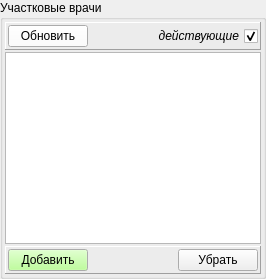
                     <widget class="QGroupBox" name="groupBox_3">
                      <property name="title">
                       <string>Участковые врачи</string>
                      </property>
                      <layout class="QVBoxLayout" name="verticalLayout_2">
                       <property name="spacing">
                        <number>2</number>
                       </property>
                       <property name="leftMargin">
                        <number>2</number>
                       </property>
                       <property name="topMargin">
                        <number>2</number>
                       </property>
                       <property name="rightMargin">
                        <number>2</number>
                       </property>
                       <property name="bottomMargin">
                        <number>2</number>
                       </property>
                       <item>
                        <widget class="QFrame" name="pan_dn_medparts_2">
                         <property name="frameShape">
                          <enum>QFrame::Panel</enum>
                         </property>
                         <property name="frameShadow">
                          <enum>QFrame::Raised</enum>
                         </property>
                         <layout class="QHBoxLayout" name="horizontalLayout_25">
                          <property name="spacing">
                           <number>2</number>
                          </property>
                          <property name="leftMargin">
                           <number>2</number>
                          </property>
                          <property name="topMargin">
                           <number>2</number>
                          </property>
                          <property name="rightMargin">
                           <number>2</number>
                          </property>
                          <property name="bottomMargin">
                           <number>2</number>
                          </property>
                          <item>
                           <widget class="QPushButton" name="bn_refresh_medsite_ters">
                            <property name="palette">
                             <palette>
                              <active>
                               <colorrole role="Button">
                                <brush brushstyle="SolidPattern">
                                 <color alpha="255">
                                  <red>255</red>
                                  <green>255</green>
                                  <blue>255</blue>
                                 </color>
                                </brush>
                               </colorrole>
                              </active>
                              <inactive>
                               <colorrole role="Button">
                                <brush brushstyle="SolidPattern">
                                 <color alpha="255">
                                  <red>255</red>
                                  <green>255</green>
                                  <blue>255</blue>
                                 </color>
                                </brush>
                               </colorrole>
                              </inactive>
                              <disabled>
                               <colorrole role="Button">
                                <brush brushstyle="SolidPattern">
                                 <color alpha="255">
                                  <red>255</red>
                                  <green>255</green>
                                  <blue>255</blue>
                                 </color>
                                </brush>
                               </colorrole>
                              </disabled>
                             </palette>
                            </property>
                            <property name="text">
                             <string>Обновить</string>
                            </property>
                           </widget>
                          </item>
                          <item>
                           <spacer name="horizontalSpacer_19">
                            <property name="orientation">
                             <enum>Qt::Horizontal</enum>
                            </property>
                            <property name="sizeHint" stdset="0">
                             <size>
                              <width>40</width>
                              <height>20</height>
                             </size>
                            </property>
                           </spacer>
                          </item>
                          <item>
                           <widget class="QCheckBox" name="ch_medsite_ters_now">
                            <property name="font">
                             <font>
                              <weight>50</weight>
                              <italic>true</italic>
                              <bold>false</bold>
                             </font>
                            </property>
                            <property name="layoutDirection">
                             <enum>Qt::RightToLeft</enum>
                            </property>
                            <property name="text">
                             <string>действующие</string>
                            </property>
                            <property name="checked">
                             <bool>true</bool>
                            </property>
                           </widget>
                          </item>
                         </layout>
                        </widget>
                       </item>
                       <item>
                        <widget class="QTableView" name="tab_medsite_ters">
                         <property name="minimumSize">
                          <size>
                           <width>0</width>
                           <height>120</height>
                          </size>
                         </property>
                         <property name="selectionMode">
                          <enum>QAbstractItemView::SingleSelection</enum>
                         </property>
                         <property name="selectionBehavior">
                          <enum>QAbstractItemView::SelectRows</enum>
                         </property>
                         <attribute name="verticalHeaderDefaultSectionSize">
                          <number>20</number>
                         </attribute>
                         <attribute name="verticalHeaderMinimumSectionSize">
                          <number>20</number>
                         </attribute>
                        </widget>
                       </item>
                       <item>
                        <widget class="QFrame" name="pan_dn_medparts_3">
                         <property name="frameShape">
                          <enum>QFrame::Panel</enum>
                         </property>
                         <property name="frameShadow">
                          <enum>QFrame::Raised</enum>
                         </property>
                         <layout class="QHBoxLayout" name="horizontalLayout_26">
                          <property name="spacing">
                           <number>2</number>
                          </property>
                          <property name="leftMargin">
                           <number>2</number>
                          </property>
                          <property name="topMargin">
                           <number>2</number>
                          </property>
                          <property name="rightMargin">
                           <number>2</number>
                          </property>
                          <property name="bottomMargin">
                           <number>2</number>
                          </property>
                          <item>
                           <widget class="QPushButton" name="bn_add_medsite_ter">
                            <property name="palette">
                             <palette>
                              <active>
                               <colorrole role="Button">
                                <brush brushstyle="SolidPattern">
                                 <color alpha="255">
                                  <red>170</red>
                                  <green>255</green>
                                  <blue>127</blue>
                                 </color>
                                </brush>
                               </colorrole>
                              </active>
                              <inactive>
                               <colorrole role="Button">
                                <brush brushstyle="SolidPattern">
                                 <color alpha="255">
                                  <red>170</red>
                                  <green>255</green>
                                  <blue>127</blue>
                                 </color>
                                </brush>
                               </colorrole>
                              </inactive>
                              <disabled>
                               <colorrole role="Button">
                                <brush brushstyle="SolidPattern">
                                 <color alpha="255">
                                  <red>170</red>
                                  <green>255</green>
                                  <blue>127</blue>
                                 </color>
                                </brush>
                               </colorrole>
                              </disabled>
                             </palette>
                            </property>
                            <property name="font">
                             <font>
                              <weight>50</weight>
                              <bold>false</bold>
                             </font>
                            </property>
                            <property name="text">
                             <string>Добавить</string>
                            </property>
                           </widget>
                          </item>
                          <item>
                           <spacer name="horizontalSpacer_20">
                            <property name="orientation">
                             <enum>Qt::Horizontal</enum>
                            </property>
                            <property name="sizeHint" stdset="0">
                             <size>
                              <width>40</width>
                              <height>20</height>
                             </size>
                            </property>
                           </spacer>
                          </item>
                          <item>
                           <widget class="QPushButton" name="bn_delete_med_site_ter">
                            <property name="font">
                             <font>
                              <weight>50</weight>
                              <bold>false</bold>
                             </font>
                            </property>
                            <property name="text">
                             <string>Убрать</string>
                            </property>
                           </widget>
                          </item>
                         </layout>
                        </widget>
                       </item>
                      </layout>
                     </widget>
